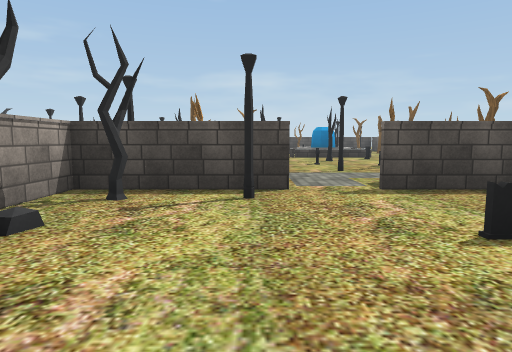
[1] (above)

24 first-person views from a walk through a 3-D level made in the Unity game engine. The camera is 1.3 m above the floor, tilts 6° down and sees 75° across. Doors are open. The floor is counted in squares, 2 m on a side. Each view is taken from the middle of a square. On the plan, view 1 faces up. The plan holds only what a view shows up to about 10 squares ahead; the rest is blank. The place goes on beyond the plan. The player character is not drawn. Some surface patterns are stand-ins.

[2]
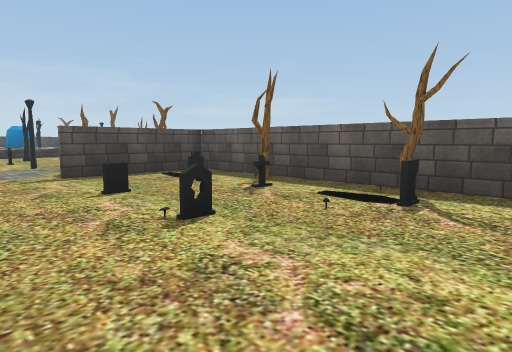

[3]
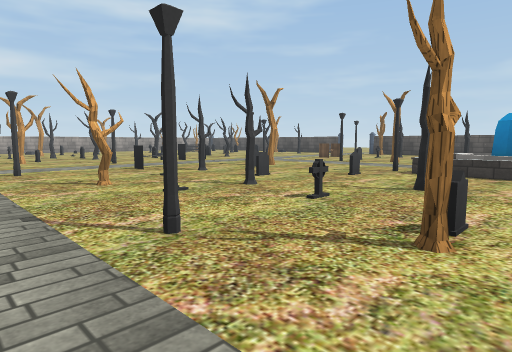

[4]
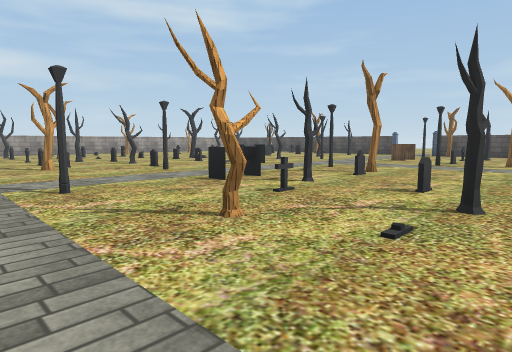

[5]
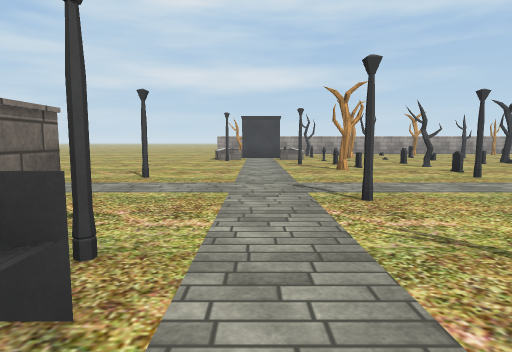

[6]
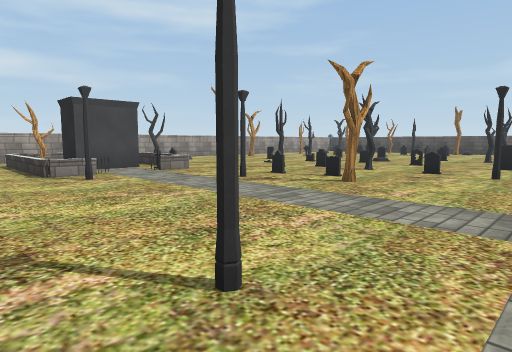

[7]
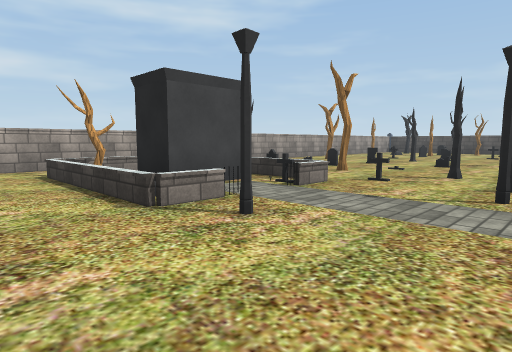

[8]
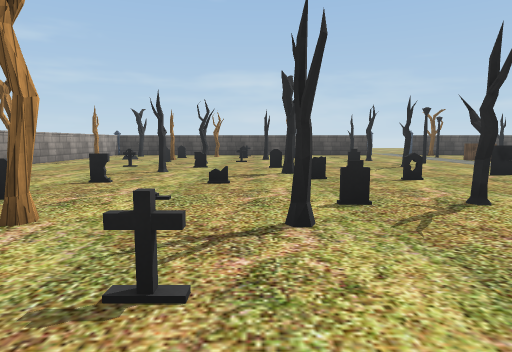

[9]
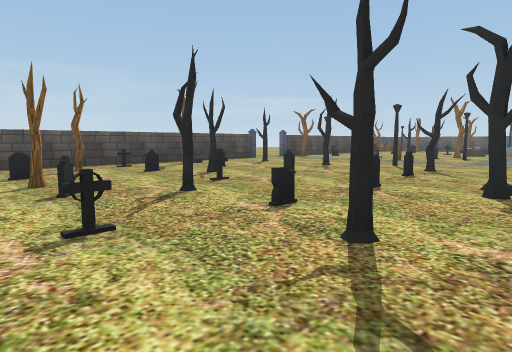

[10]
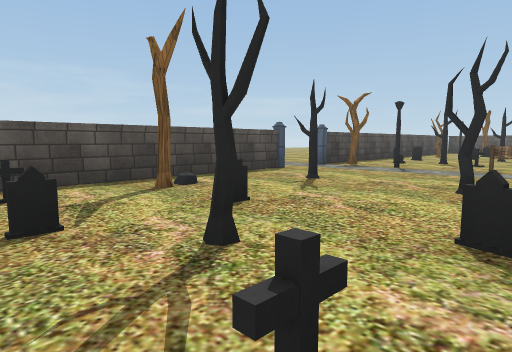

[11]
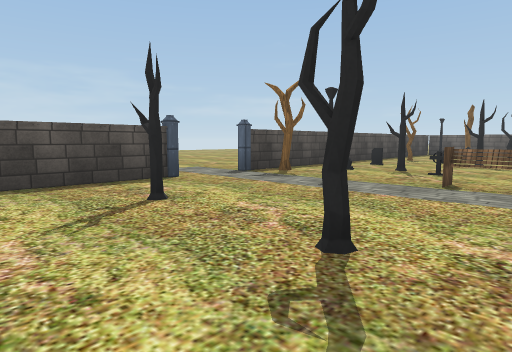

[12]
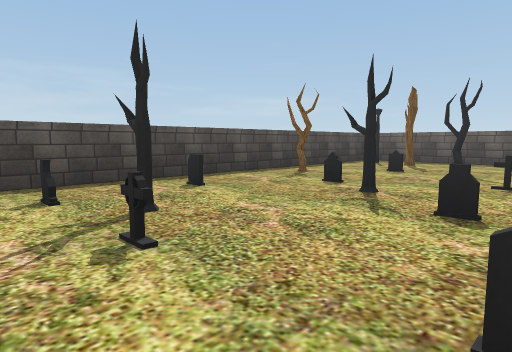

[13]
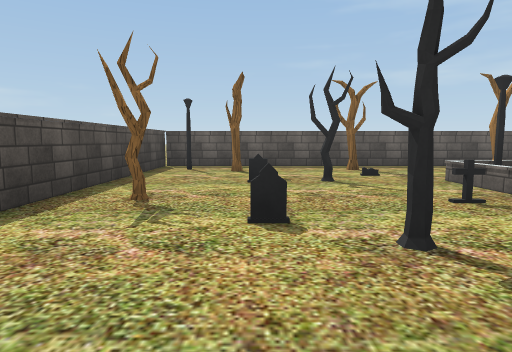

[14]
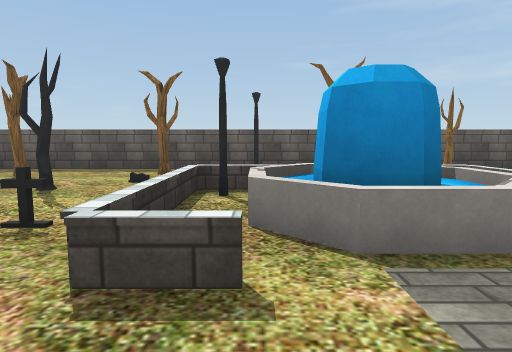

[15]
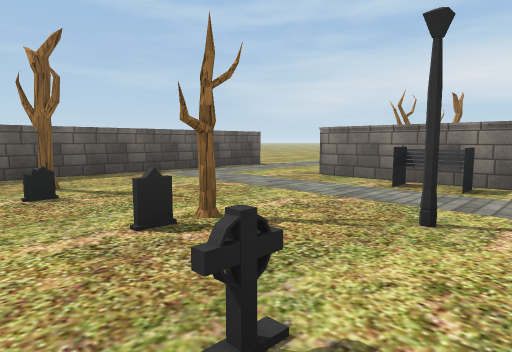

[16]
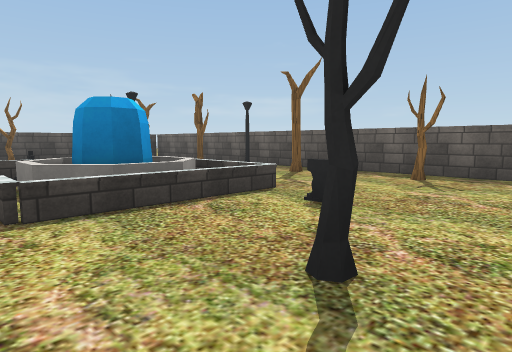

[17]
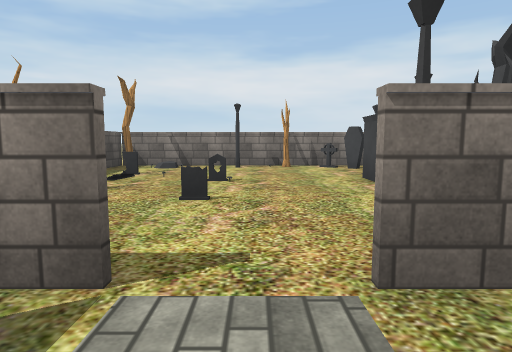

[18]
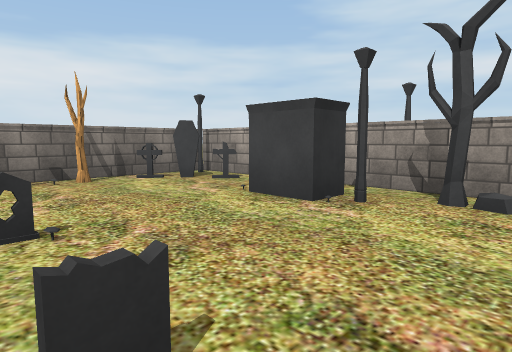

[19]
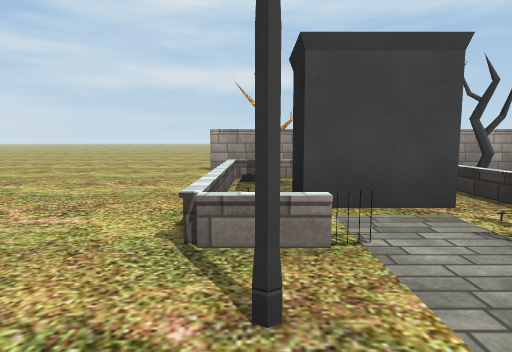

[20]
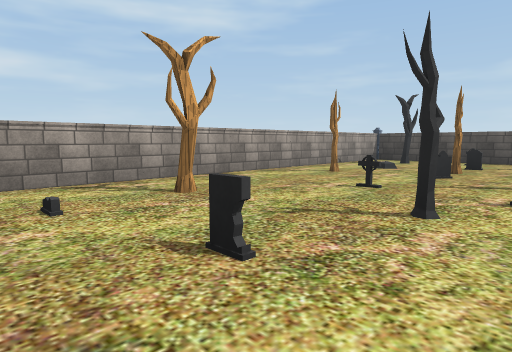

[21]
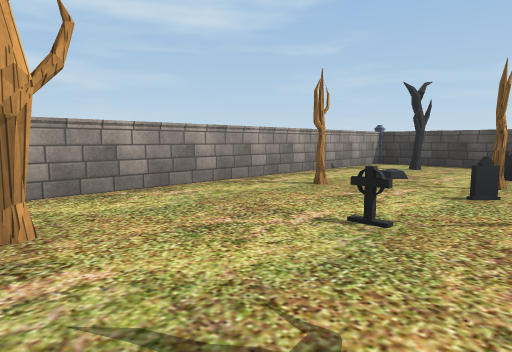

[22]
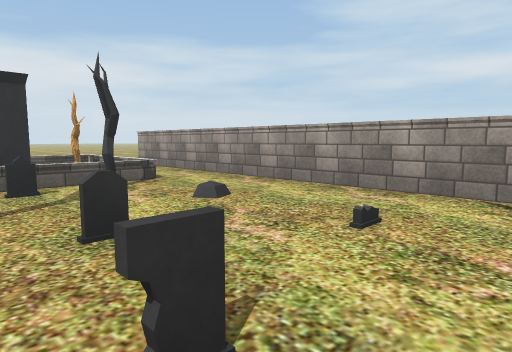

[23]
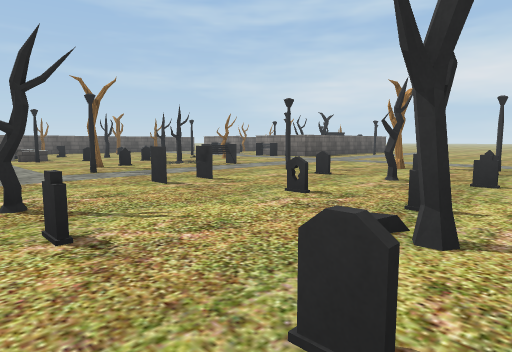

[24]
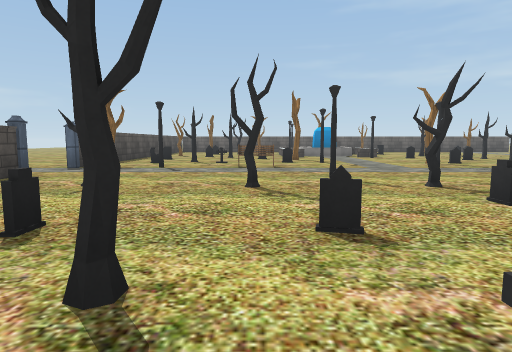

### Floor plan
Points are (right, up) in squares from view 1. A wall is a line through its corners. A room is listed if a view was taken in it or the views show most of it. See-through windows are left out.
Room 1 (views 1, 2, 3, 4, 5, 6, 7, 8, 9, 10, 11, 12, 13, 14, 15, 16, 17, 18, 19, 20, 21, 22, 23, 24)
walls: (-2.5, 4.5) (-2.5, 0.4); (1.6, 4.5) (4.9, 4.5); (-2.5, -1.6) (-2.5, -2.8); (1.5, -3.2) (4.7, -3.2) (4.7, 4.5); (7.7, 3) (7.7, 21.4); (-5.6, 22.4) (-17.3, 22.4) (-17.3, 4); (6.5, 22.4) (-2.4, 22.4)
low walls: (-12, 5.5) (-12, 4.5) (-15.9, 4.5); (-12.4, 7.6) (-13.5, 7.6); (-15.8, 7.5) (-15.8, 4.5) (-12.1, 4.5); (-16, 7.7) (-15.4, 7.7); (3.6, 13.2) (4.5, 13.2); (4.5, 13.1) (1.4, 13.1); (1.4, 16.4) (1.4, 17); (3, 16.9) (4.5, 16.9); (4.4, 16.8) (1.5, 16.8)
ways out: open door at (-4.5, 22); open door at (1.5, 4)
objects: tree (-16, 13); tree (-16, 17); tree (-16, 21); tree (-15, 5); tree (-15, 8); other object (-14, 7); other object (-14, 8); other object (-14, 11); other object (-14, 15); other object (-14, 17); tree (-14, 18); other object (-14, 20); other object (-14, 21); tree (-13, 10); other object (-13, 12); tree (-13, 14); tree (-13, 17); tree (-13, 21); fence (-12, 6); other object (-12, 7); other object (-12, 8); other object (-12, 15); lamp (-11, 5); other object (-11, 8); tree (-11, 10); other object (-11, 15); other object (-11, 17); tree (-11, 19); other object (-11, 20); other object (-11, 21); lamp (-10, 7); other object (-10, 8); other object (-10, 10); other object (-10, 13); tree (-10, 14); other object (-10, 17); other object (-10, 20); tree (-10, 21); other object (-9, 9); tree (-9, 10); other object (-9, 15); tree (-8, 8); other object (-8, 13); other object (-7, 10); tree (-7, 15); tree (-7, 18); tree (-7, 21); lamp (-6, 4); lamp (-6, 10); bench (-6, 13); lamp (-6, 17); lamp (-4, 1); lamp (-4, 7); bench (-4, 10); lamp (-4, 14); bench (-4, 18); lamp (-4, 20); lamp (-2, -3); other object (-2, -2); tree (-2, 2); tree (-2, 4); lamp (-2, 5); other object (-2, 9); tree (-2, 11); other object (-2, 12); tree (-2, 13); lamp (-2, 16); other object (-2, 17); other object (-2, 19); tree (-2, 20); other object (-2, 21); other object (-1, -3); other object (-1, -2); other object (-1, 0); lamp (-1, 1); bench (-1, 5); tree (-1, 8); other object (-1, 11); tree (0, -3); lamp (0, 4); tree (0, 10); tree (0, 17); other object (0, 18); other object (0, 21); lamp (1, -3); other object (1, 12); lamp (1, 14); tree (1, 19); other object (2, 0); other object (2, 2); bench (2, 5) to (3, 5); lamp (2, 7); other object (2, 9); tree (2, 11); other object (2, 14) to (4, 16); other object (2, 18); other object (2, 20); other object (3, 1); other object (3, 3); tree (3, 8); other object (3, 9); other object (3, 14) to (3, 15); tree (3, 21); tree (4, -2); other object (4, -1); tree (4, 0); tree (4, 2); other object (4, 12); lamp (4, 16); tree (4, 19); other object (4, 20); other object (5, 9); tree (6, 9); tree (6, 20); tree (7, 12); tree (7, 14); lamp (7, 16); tree (7, 18)

Where each view was taken, in squares from view 1:
view 1: 0 up, 0 right, facing up
view 2: 2 down, 0 right, facing up-right
view 3: 6 up, 4 right, facing up-left
view 4: 6 up, 1 right, facing up-left
view 5: 6 up, 0 right, facing left
view 6: 3 up, 5 left, facing up-left
view 7: 3 up, 9 left, facing up-left
view 8: 7 up, 11 left, facing up
view 9: 13 up, 15 left, facing up-right
view 10: 17 up, 12 left, facing up-right
view 11: 17 up, 9 left, facing up-right
view 12: 17 up, 3 left, facing up-right
view 13: 20 up, 1 left, facing right
view 14: 16 up, 0 right, facing right
view 15: 10 up, 1 right, facing down-right
view 16: 10 up, 1 right, facing up-right
view 17: 6 up, 1 right, facing down
view 18: 3 up, 2 right, facing down-left
view 19: 5 up, 10 left, facing left
view 20: 11 up, 12 left, facing up-left
view 21: 13 up, 13 left, facing up-left
view 22: 13 up, 13 left, facing down-left
view 23: 16 up, 11 left, facing down-right
view 24: 18 up, 12 left, facing right
